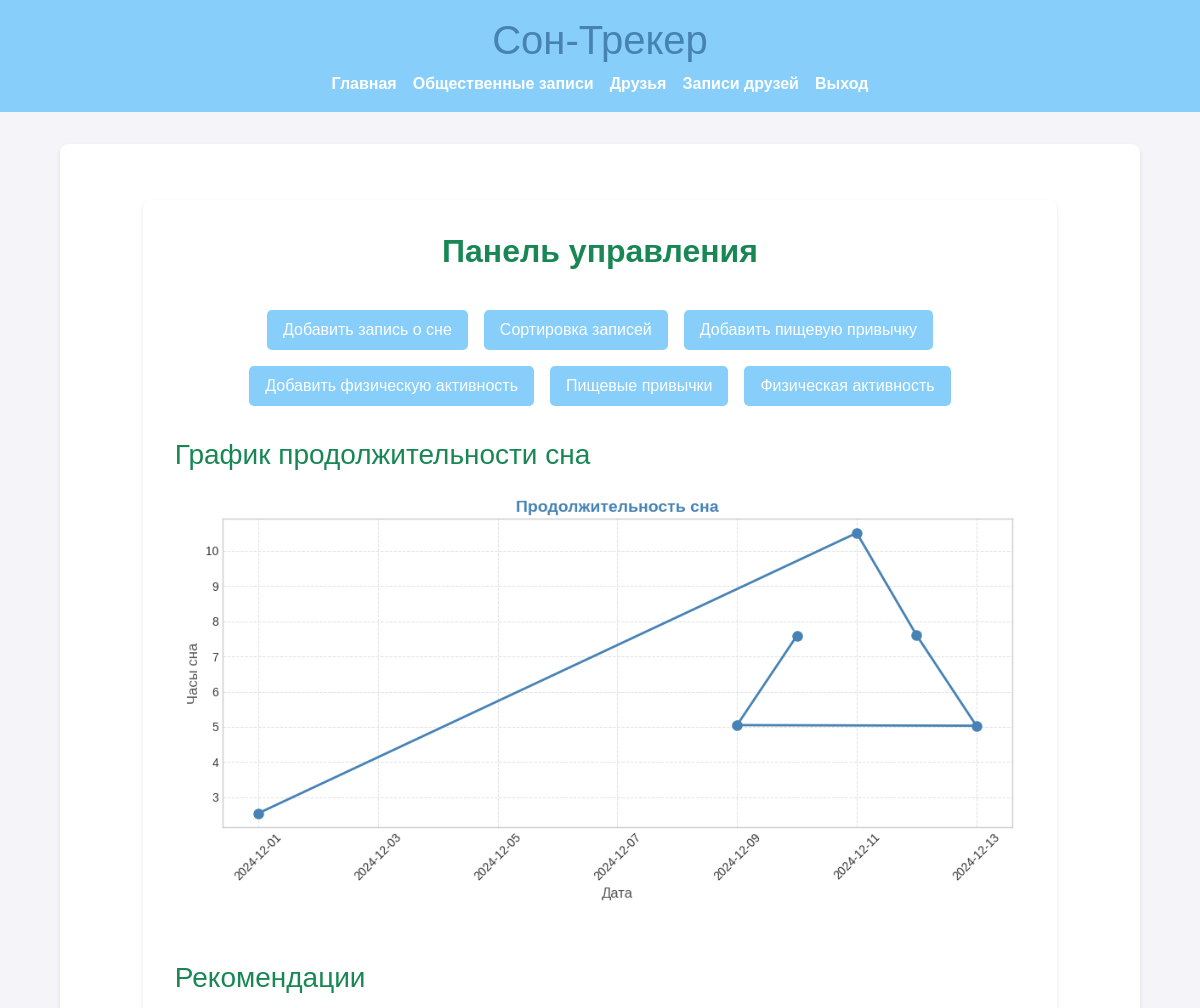
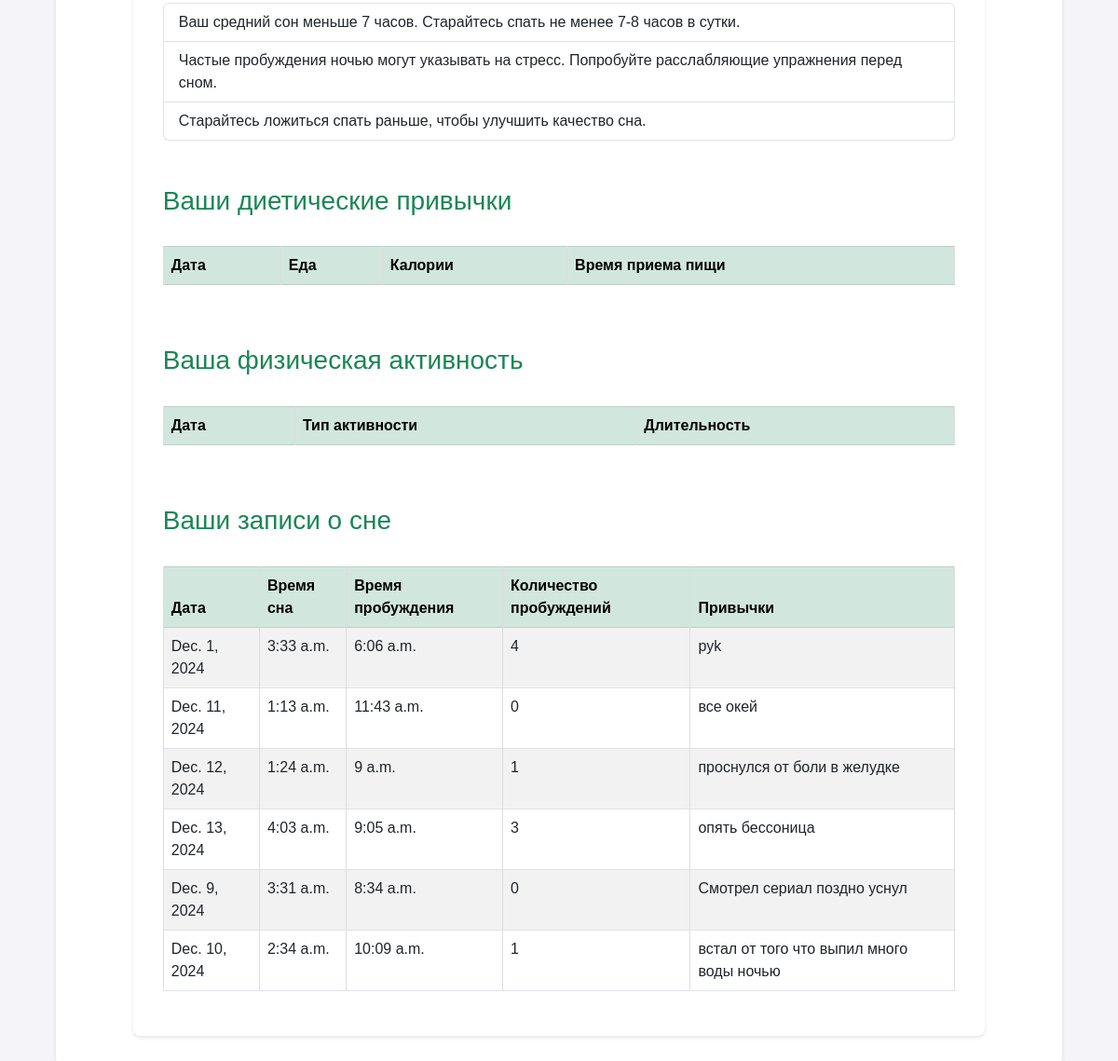
/ (signed in), run on the app's committed database (2 pictures, top to bottom).
### sleep/models.py (models this page shows, shortened)
class SleepRecord(models.Model):
    visibility_choices = [
        ('private', 'Только я'),
        ('friends', 'Друзья'),
        ('public', 'Все'),
    ]
    profile = models.ForeignKey(UserProfile, on_delete=models.CASCADE)
    date = models.DateField()
    sleep_time = models.TimeField()
    wake_time = models.TimeField()
    wake_ups = models.IntegerField()
    habits = models.TextField(null=True, blank=True)
    visibility = models.CharField(
        max_length=10,
        choices=visibility_choices,
        default='private'
    )
    def sleep_duration(self, as_dict=False):
        from datetime import datetime, timedelta
        sleep_datetime = datetime.combine(self.date, self.sleep_time)
        wake_datetime = datetime.combine(self.date, self.wake_time)
        if wake_datetime <= sleep_datetime:
            wake_datetime += timedelta(days=1)
        total_duration = wake_datetime - sleep_datetime
        if as_dict:
            hours = total_duration.seconds // 3600
            minutes = (total_duration.seconds // 60) % 60
            return {'hours': hours, 'minutes': minutes}
        return total_duration

### sleep/views.py (the view)
# urls.py: path('', views.dashboard, name='home'),
@login_required
def dashboard(request):
    profile, created = UserProfile.objects.get_or_create(user=request.user)
    filter_period = request.GET.get('filter', 'all')
    sleep_records = SleepRecord.objects.filter(profile=profile)
    diet_habits = DietHabit.objects.filter(profile=profile)
    physical_activities = PhysicalActivity.objects.filter(profile=profile)
    if filter_period == 'week':
        start_date = datetime.today() - timedelta(days=7)
        sleep_records = sleep_records.filter(date__gte=start_date)
        diet_habits = diet_habits.filter(date__gte=start_date).order_by('-date')
        physical_activities = physical_activities.filter(date__gte=start_date).order_by('-date')
    elif filter_period == 'month':
        start_date = datetime.today() - timedelta(days=30)
        sleep_records = sleep_records.filter(date__gte=start_date)
        diet_habits = diet_habits.filter(date__gte=start_date).order_by('-date')
        physical_activities = physical_activities.filter(date__gte=start_date).order_by('-date')
    chart = generate_sleep_chart(sleep_records)
    recommendations = generate_recommendations(sleep_records)
    return render(request, 'dashboard.html', {
        'sleep_records': sleep_records,
        'diet_habits': diet_habits,
        'physical_activities': physical_activities,
        'chart': chart,
        'recommendations': recommendations,
        'filter_period': filter_period,
    })

### sleep/templates/dashboard.html (shortened to what this page needs)
{% extends 'base.html' %}
{% block content %}
<div class="container mt-4">
    <div class="row">
        <div class="col-12 text-center mb-4">
            <h2 class="text-success fw-bold">Панель управления</h2>
        </div>
    </div>
    <div class="row justify-content-center mb-4">
        <div class="col-12 d-flex flex-wrap justify-content-center">
            <a href="{% url 'add_sleep_record' %}" class="btn btn-success m-2">Добавить запись о сне</a>
            <a href="{% url 'sort_records' %}" class="btn btn-info m-2">Сортировка записей</a>
            <a href="{% url 'add_diet_habit' %}" class="btn btn-success m-2">Добавить пищевую привычку</a>
            <a href="{% url 'add_physical_activity' %}" class="btn btn-success m-2">Добавить физическую активность</a>
            <a href="{% url 'view_diet_habits' %}" class="btn btn-info m-2">Пищевые привычки</a>
            <a href="{% url 'view_physical_activities' %}" class="btn btn-info m-2">Физическая активность</a>
        </div>
    </div>
    <div class="row mb-5">
        <div class="col-12">
            <h3 class="text-success mb-3">График продолжительности сна</h3>
            <div class="text-center">
                <img alt="График сна" class="img-fluid rounded">
            </div>
        </div>
    </div>
    <div class="row mb-5">
        <div class="col-12">
            <h3 class="text-success mb-3">Рекомендации</h3>
            <ul class="list-group">
                {% for recommendation in recommendations %}
                <li class="list-group-item">{{ recommendation }}</li>
                {% endfor %}
            </ul>
        </div>
    </div>
    <div class="row mb-5">
        <div class="col-12">
            <h3 class="text-success mb-3">Ваши диетические привычки</h3>
            <div class="table-responsive">
                <table class="table table-striped table-bordered text-center">
                    <thead class="table-success">
                        <tr>
                            <th>Дата</th>
                            <th>Еда</th>
                            <th>Калории</th>
                            <th>Время приема пищи</th>
                        </tr>
                    </thead>
                </table>
            </div>
        </div>
    </div>
    <div class="row mb-5">
        <div class="col-12">
            <h3 class="text-success mb-3">Ваша физическая активность</h3>
            <div class="table-responsive">
                <table class="table table-striped table-bordered text-center">
                    <thead class="table-success">
                        <tr>
                            <th>Дата</th>
                            <th>Тип активности</th>
                            <th>Длительность</th>
                        </tr>
                    </thead>
                </table>
            </div>
        </div>
    </div>
    <div class="row">
        <div class="col-12">
            <h3 class="text-success mb-3">Ваши записи о сне</h3>
            <div class="table-responsive">
                <table class="table table-striped table-bordered text-center">
                    <thead class="table-success">
                        <tr>
                            <th>Дата</th>
                            <th>Время сна</th>
                            <th>Время пробуждения</th>
                            <th>Количество пробуждений</th>
                            <th>Привычки</th>
                        </tr>
                    </thead>
                    <tbody>
                        {% for record in sleep_records %}
                        <tr>
                            <td>{{ record.date }}</td>
                            <td>{{ record.sleep_time }}</td>
                            <td>{{ record.wake_time }}</td>
                            <td>{{ record.wake_ups }}</td>
                            <td>{{ record.habits }}</td>
                        </tr>
                        {% endfor %}
                    </tbody>
                </table>
            </div>
        </div>
    </div>
</div>
{% endblock %}

### sleep/templates/base.html (shortened to what this page needs)
<!DOCTYPE html>
<html lang="ru">
<head>
    <link href="https://cdn.jsdelivr.net/npm/bootstrap@5.3.0/dist/css/bootstrap.min.css" rel="stylesheet">
</head>
<body>
    <header>
        <h1>Сон-Трекер</h1>
        {% block navigation %}
        <nav>
            <a href="{% url 'dashboard' %}">Главная</a>
            <a href="{% url 'public_sleep_records' %}">Общественные записи</a>
            <a href="{% url 'friends_list' %}">Друзья</a>
            <a href="{% url 'friends_sleep_records' %}">Записи друзей</a>
            <a href="{% url 'logout' %}">Выход</a>
        </nav>
        {% endblock %}
    </header>
    <div class="container">
        {% block content %}{% endblock %}
    </div>
</body>
</html>

### sleep/templates/base.html (style rules this page uses)
body { font-family: Arial, sans-serif; margin: 0; padding: 0; background-color: #f4f4f9; color: #333; }
header { background-color: #87CEFA; color: white; text-align: center; padding: 1rem 0; margin-bottom: 2rem; }
nav { display: flex; justify-content: center; flex-wrap: wrap; gap: 1rem; }
nav a { text-decoration: none; color: white; font-weight: bold; }
.container { width: 90%; max-width: 1200px; margin: 0 auto; background: white; padding: 2rem; border-radius: 8px; box-shadow: 0 2px 4px rgba(0, 0, 0, 0.1); }
h1, h2, h3 { margin-top: 0; color: #4682B4; }
a { text-decoration: none; color: #4682B4; }
table { width: 100%; border-collapse: collapse; margin: 1rem 0; }
table th, table td { border: 1px solid #ddd; padding: 0.8rem; text-align: left; }
table th { background-color: #87CEFA; color: white; }
table tr:nth-child(even) { background-color: #f2f2f2; }
.btn { display: inline-block; margin: 0.5rem 0; padding: 0.5rem 1rem; background-color: #87CEFA; color: white; border: none; border-radius: 5px; cursor: pointer; text-align: center; }

### data on the page
SleepRecord: date "Dec. 1, 2024", sleep_time "3:33 a.m.", wake_time "6:06 a.m.", wake_ups "4", habits "pyk"
SleepRecord: date "Dec. 11, 2024", sleep_time "1:13 a.m.", wake_time "11:43 a.m.", wake_ups "0", habits "все окей"
SleepRecord: date "Dec. 12, 2024", sleep_time "1:24 a.m.", wake_time "9 a.m.", wake_ups "1", habits "проснулся от боли в желудке"
SleepRecord: date "Dec. 13, 2024", sleep_time "4:03 a.m.", wake_time "9:05 a.m.", wake_ups "3", habits "опять бессоница"
SleepRecord: date "Dec. 9, 2024", sleep_time "3:31 a.m.", wake_time "8:34 a.m.", wake_ups "0", habits "Смотрел сериал поздно уснул"
SleepRecord: date "Dec. 10, 2024", sleep_time "2:34 a.m.", wake_time "10:09 a.m.", wake_ups "1", habits "встал от того что выпил много воды ночью"

### other printed values
{{ recommendation }} "Ваш средний сон меньше 7 часов. Старайтесь спать не менее 7-8 часов в сутки." "Частые пробуждения ночью могут указывать на стресс. Попробуйте расслабляющие упражнения перед сном." "Старайтесь ложиться спать раньше, чтобы улучшить качество сна."
